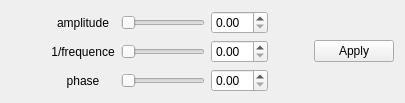
         <widget class="QWidget" name="tab_3">
          <attribute name="title">
           <string>3</string>
          </attribute>
          <layout class="QHBoxLayout" name="horizontalLayout_6">
           <item>
            <layout class="QGridLayout" name="gridLayout_3">
             <item row="1" column="2">
              <widget class="QSlider" name="waves_freq_slider">
               <property name="accessibleName">
                <string>frequency</string>
               </property>
               <property name="orientation">
                <enum>Qt::Horizontal</enum>
               </property>
              </widget>
             </item>
             <item row="2" column="1">
              <widget class="QLabel" name="label_13">
               <property name="text">
                <string>phase</string>
               </property>
               <property name="alignment">
                <set>Qt::AlignCenter</set>
               </property>
              </widget>
             </item>
             <item row="1" column="1">
              <widget class="QLabel" name="label_14">
               <property name="text">
                <string>1/frequence</string>
               </property>
               <property name="alignment">
                <set>Qt::AlignCenter</set>
               </property>
              </widget>
             </item>
             <item row="2" column="4">
              <spacer name="horizontalSpacer_15">
               <property name="orientation">
                <enum>Qt::Horizontal</enum>
               </property>
               <property name="sizeHint" stdset="0">
                <size>
                 <width>40</width>
                 <height>20</height>
                </size>
               </property>
              </spacer>
             </item>
             <item row="1" column="5">
              <widget class="QPushButton" name="waves_apply_button">
               <property name="toolTip">
                <string>&lt;html&gt;&lt;head/&gt;&lt;body&gt;&lt;p&gt;Apply this effect permanently! You can click undo button to roll back to the previous state.&lt;/p&gt;&lt;/body&gt;&lt;/html&gt;</string>
               </property>
               <property name="accessibleName">
                <string>tab_button</string>
               </property>
               <property name="text">
                <string>Apply</string>
               </property>
              </widget>
             </item>
             <item row="2" column="3">
              <widget class="QDoubleSpinBox" name="waves_phase_spinbox"/>
             </item>
             <item row="0" column="1">
              <widget class="QLabel" name="label_12">
               <property name="text">
                <string>amplitude</string>
               </property>
               <property name="alignment">
                <set>Qt::AlignCenter</set>
               </property>
              </widget>
             </item>
             <item row="0" column="4">
              <spacer name="horizontalSpacer_11">
               <property name="orientation">
                <enum>Qt::Horizontal</enum>
               </property>
               <property name="sizeHint" stdset="0">
                <size>
                 <width>40</width>
                 <height>20</height>
                </size>
               </property>
              </spacer>
             </item>
             <item row="1" column="4">
              <spacer name="horizontalSpacer_14">
               <property name="orientation">
                <enum>Qt::Horizontal</enum>
               </property>
               <property name="sizeHint" stdset="0">
                <size>
                 <width>40</width>
                 <height>20</height>
                </size>
               </property>
              </spacer>
             </item>
             <item row="2" column="2">
              <widget class="QSlider" name="waves_phase_slider">
               <property name="orientation">
                <enum>Qt::Horizontal</enum>
               </property>
              </widget>
             </item>
             <item row="0" column="2">
              <widget class="QSlider" name="waves_amplitude_slider">
               <property name="sizePolicy">
                <sizepolicy hsizetype="Expanding" vsizetype="Fixed">
                 <horstretch>100</horstretch>
                 <verstretch>0</verstretch>
                </sizepolicy>
               </property>
               <property name="accessibleName">
                <string>amplitude</string>
               </property>
               <property name="orientation">
                <enum>Qt::Horizontal</enum>
               </property>
              </widget>
             </item>
             <item row="0" column="0">
              <spacer name="horizontalSpacer_16">
               <property name="orientation">
                <enum>Qt::Horizontal</enum>
               </property>
               <property name="sizeHint" stdset="0">
                <size>
                 <width>40</width>
                 <height>20</height>
                </size>
               </property>
              </spacer>
             </item>
             <item row="1" column="0">
              <spacer name="horizontalSpacer_17">
               <property name="orientation">
                <enum>Qt::Horizontal</enum>
               </property>
               <property name="sizeHint" stdset="0">
                <size>
                 <width>40</width>
                 <height>20</height>
                </size>
               </property>
              </spacer>
             </item>
             <item row="2" column="0">
              <spacer name="horizontalSpacer_18">
               <property name="orientation">
                <enum>Qt::Horizontal</enum>
               </property>
               <property name="sizeHint" stdset="0">
                <size>
                 <width>40</width>
                 <height>20</height>
                </size>
               </property>
              </spacer>
             </item>
             <item row="0" column="3">
              <widget class="QDoubleSpinBox" name="waves_amplitude_spinbox">
               <property name="accessibleName">
                <string>amplitude</string>
               </property>
              </widget>
             </item>
             <item row="1" column="3">
              <widget class="QDoubleSpinBox" name="waves_freq_spinbox">
               <property name="accessibleName">
                <string>frequency</string>
               </property>
              </widget>
             </item>
            </layout>
           </item>
          </layout>
         </widget>
